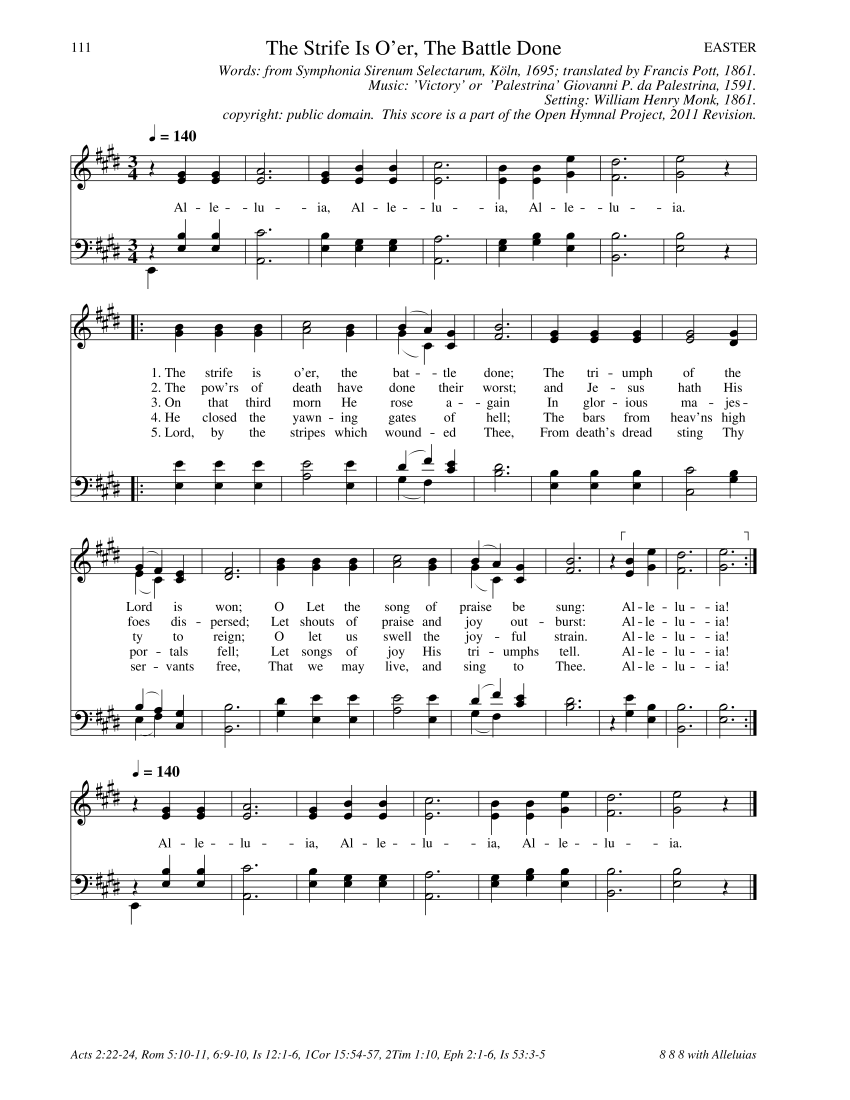
#> input picture Music Recognition/Songs/sharps.jpg, 5100 x 6600 px, found by its file name (shown at 1/6 size)
$ python test.py
#> lines starting #> are read from the running program, lines starting #| are printed output that depends on the picture; after the words box and inside, x2 and y2 are one past the last pixel; in counts of white or black regions, pixels touching at a corner belong together
### Music Recognition/utils_io.py
import fitz
import numpy as np
import cv2 as cv
from scipy.io.wavfile import read, write
from scipy.interpolate import interp1d

# [21 lines left out: functions convert_to_jpg, pdf2jpg, not called in this run]

def import_song(song_file):
#> called with song_file = 'Songs\\sharps.jpg'
    if song_file.endswith('pdf'):
        pdf2jpg(song_file)
        song_file = song_file[:-4] + '.jpg'

    # Read as grayscale
    grayscale_img = cv.imread(song_file, cv.IMREAD_GRAYSCALE)
#> grayscale_img is the input picture: shape (6600, 5100); min 0, max 255, mean 241.7

    # Threshold to black and white
    max_val, min_val, threshold = 255, 0, 127
    _, binary_img = cv.threshold(grayscale_img, threshold, max_val, min_val)
#> binary_img: shape (6600, 5100); 94.7% white; 1181 black regions (2 under 20 px), largest, box (x1, y1, x2, y2) and area: (423, 3220, 4539, 4487) 322560, (423, 1817, 4541, 3065) 312014, (423, 4676, 4539, 5491) 300338
    return binary_img


# [45 lines left out: functions show_image, write_to_WAV, not called in this run]


### Music Recognition/utils_music_munging.py
import cv2 as cv
import numpy as np
import pandas as pd
import matplotlib.pyplot as plt
import pickle
import utils_image_processing as uip
import utils_music_theory as umt
import utils_model as um


# [47 lines left out: functions remove_staff_lines, deprecated_clean_music, not called in this run]


def strip_words(img, margin=2):
#> called with margin = 1.5
    is_line = (img.sum(axis=1)/img.shape[1]) < 127
    line_starts = np.where(
        np.logical_and(~is_line[:-1], is_line[1:])
    )[0]
#> line_starts = 40 values from 931 to 5394
    line_ends = np.where(
        np.logical_and(is_line[:-1], ~is_line[1:])
    )[0]
#> line_ends = 40 values from 935 to 5399
    line_sep = np.diff(line_starts[:5]).mean()
#> line_sep = 37.5
    n_lines = len(line_starts)//5
#> n_lines = 8

    # Remove long line connecting staff and treble
    long_vert_lines = uip.morphology_operation(img.copy(), (10*line_sep, 1), cv.MORPH_CLOSE)
#> in morphology_operation, `morphed_img = cv.morphologyEx(img, operation, kernel)`:
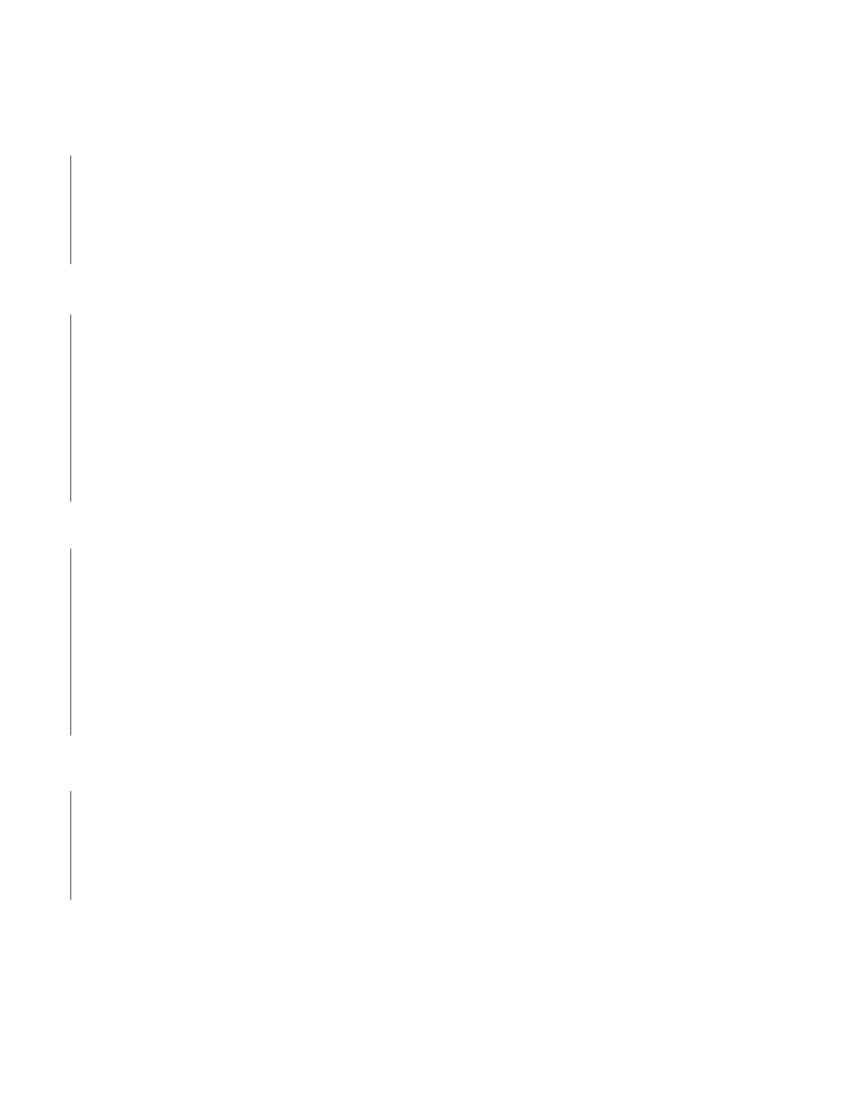
#> morphed_img: shape (6600, 5100) (shown at 1/6 size); 100% white; 4 black regions, box (x1, y1, x2, y2) and area: (423, 1886, 427, 3011) 4490, (423, 3290, 427, 4414) 4488, (423, 4745, 427, 5400) 2610, (423, 932, 427, 1586) 2608
    words_img = ~((~img)&(long_vert_lines))
#> words_img: shape (6600, 5100); 94.8% white; 1185 black regions (2 under 20 px)


    contours, _ = cv.findContours(~words_img, cv.RETR_EXTERNAL, cv.CHAIN_APPROX_SIMPLE)
#> contours = 1138 contours, 1 with area under 20; largest, box (x1, y1, x2, y2) and area: (427, 1817, 4541, 2126) 641958, (427, 4676, 4539, 5010) 641510, (427, 3220, 4539, 3567) 639898, (427, 2762, 4541, 3065) 638930, (427, 862, 4541, 1197) 638185

    cs = sorted(contours, key=cv.contourArea)[::-1]
#> cs has the same summary as contours
    for c in cs[:n_lines]:
        x,y,w,h = cv.boundingRect(c)
        words_img[y:y+h, :] = 0
        cv.floodFill(words_img, None, (int(x+w/2), int(y+h/2)), 255)
#> this loop made 8 passes
#> (y, w, h) on passes 1 to 8: (1817, 4114, 309), (4676, 4112, 334), (3220, 4112, 347), (2762, 4114, 303), (862, 4114, 335), (4131, 4112, 356), (5129, 4112, 362), (1315, 4114, 363)
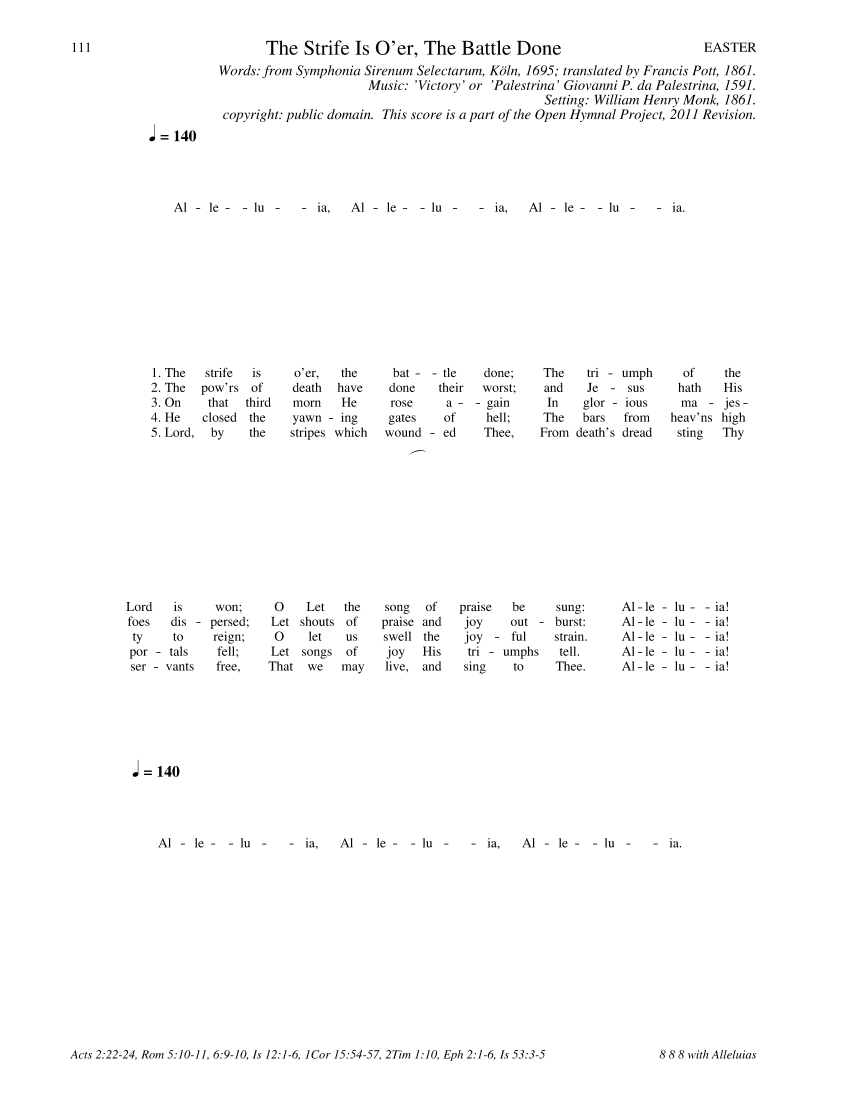
#> words_img: shape (6600, 5100) (shown at 1/6 size); 98.5% white; 1095 black regions, largest, box (x1, y1, x2, y2) and area: (2770, 245, 2842, 328) 2599, (3100, 245, 3184, 328) 2490, (2255, 244, 2337, 330) 2300
    cleaned_img = ~((~img)&(words_img))
    return cleaned_img

def equalize_music_lines(img, margin=4):
    # Remove all-white columns
#> called with margin = 5
    non_white_cols = img.sum(axis=0)<255*img.shape[0]
    img = img[:, non_white_cols]
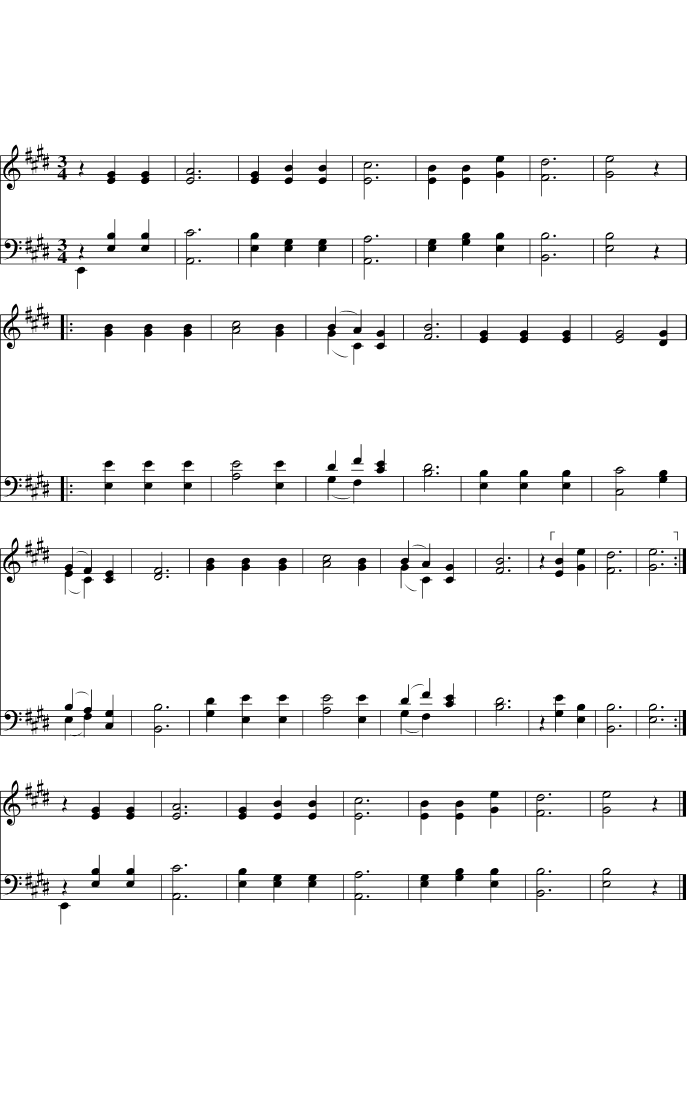
#> img: shape (6600, 4118) (shown at 1/6 size); 95.3% white; 86 black regions (2 under 20 px), largest, box (x1, y1, x2, y2) and area: (0, 3220, 4116, 4487) 322560, (0, 1817, 4118, 3065) 312014, (0, 4676, 4116, 5491) 300338

    # Parse staff lines
    is_line = (img.sum(axis=1)/img.shape[1]) < 127
    is_line_start = np.logical_and(~is_line[:-1], is_line[1:])
    line_starts = np.where(is_line_start)[0]
#> line_starts = 40 values from 931 to 5394
    line_sep = np.diff(line_starts[:4]).mean()
#> line_sep = 37.33
    print(f'Line Separation = {line_sep:.1f}')
#| Line Separation = 37.3
    num_lines = len(line_starts)//5
#> num_lines = 8

    imgs = []
    # Return list of imgs
    for j in range(num_lines):
        top = int(line_starts[5*j] - margin*line_sep)
        bottom = int(line_starts[4+5*j] + margin*line_sep)
        left = int(3.5*line_sep)
        right = int(-1.0*line_sep)
        tempimg = img[top:bottom, left:right].copy()
        for col in range(tempimg.shape[1]):
            if tempimg[-1,col]==0:
                cv.floodFill(tempimg, None, (col,tempimg.shape[0]-1),255)
            if tempimg[0,col]==0:
                cv.floodFill(tempimg, None, (col,0),255)
        imgs.append(tempimg)
#> this loop made 8 passes
#> (top, bottom) on passes 1 to 8: (744, 1267), (1244, 1767), (1698, 2221), (2668, 3191), (3102, 3625), (4072, 4595), (4557, 5080), (5057, 5580)
#> pass 1, in equalize_music_lines, `tempimg = img[top:bottom, left:right].copy()`:
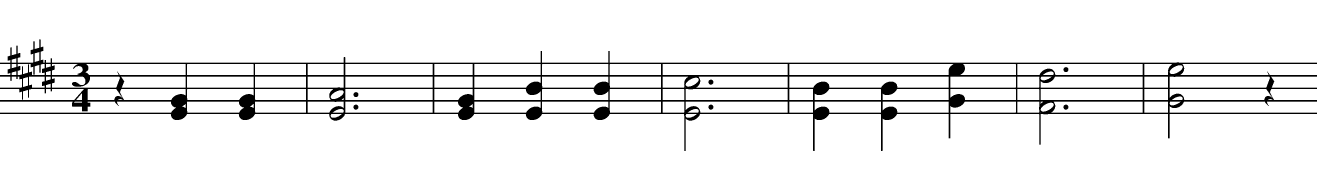
#> tempimg: shape (523, 3951) (shown at 1/3 size); 93.3% white; 7 black regions, largest, box (x1, y1, x2, y2) and area: (0, 118, 3951, 453) 136447, (2125, 239, 2140, 254) 178, (1060, 314, 1075, 329) 178
#> after the loop:
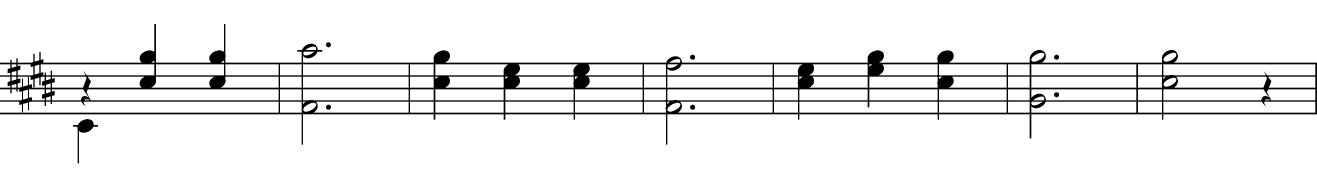
#> tempimg: shape (523, 3951) (shown at 1/3 size); 93.1% white; 8 black regions, largest, box (x1, y1, x2, y2) and area: (0, 72, 3951, 434) 138941, (219, 357, 294, 490) 2060, (978, 314, 993, 329) 180
#> after the loop, imgs = 8 items
    img = np.vstack(imgs)
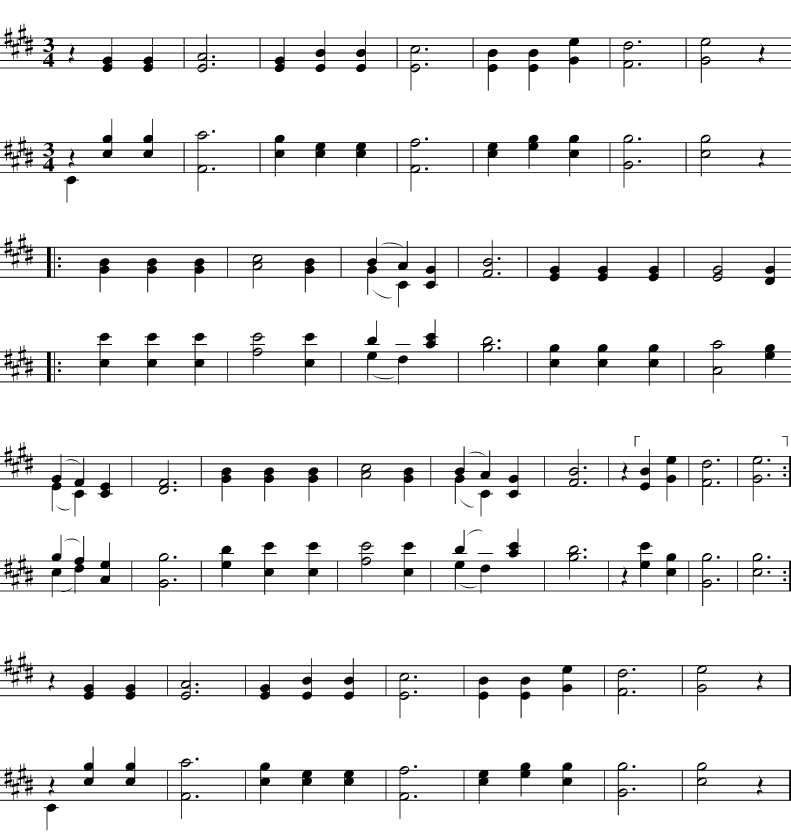
#> img: shape (4184, 3951) (shown at 1/5 size); 92.9% white; 79 black regions (1 under 20 px), largest, box (x1, y1, x2, y2) and area: (0, 2674, 3951, 3030) 149845, (0, 2210, 3951, 2557) 146624, (0, 1663, 3951, 1966) 145698
    return img, line_sep

# [118 lines left out: functions remove_words_from_line, munge_blob_data, parse_song_notes, not called in this run]

### Music Recognition/utils_image_processing.py
# -*- coding: utf-8 -*-
"""
Created on Tue Dec 27 15:41:56 2022

@author: afisher
"""
import numpy as np
import cv2 as cv

# Add 'make_copy' as possible kwarg?

# [15 lines left out: function get_cluster_centers, not called in this run]


def morphology_operation(img, element, operation):
    kernel = np.ones((int(element[0]), int(element[1])), dtype=np.uint8)
    morphed_img = cv.morphologyEx(img, operation, kernel)
    return morphed_img


### Music Recognition/utils_model.py
# -*- coding: utf-8 -*-
"""
Created on Mon Dec 26 17:01:55 2022

@author: afisher
"""
import pickle
import cv2 as cv
import pandas as pd
import numpy as np
import os

from sklearn.ensemble import RandomForestClassifier

training_columns = [
    'area','width','height','aspectratio','extent','solidity','angle'
    ]
data_columns = [
        'state', 'cx', 'cy','area', 'x','y','width',
        'height','aspectratio','extent','solidity', 'angle'
    ]

nonnote_colors = {
        's':(255,0,0), #sharp
        'f':(255,100,100), #flat
        'n':(255,200,200), #natural
        'm':(0,255,255), #measure
        'd':(100,255,255), #dot
        '2':(255,0,255),
        '3':(255,60,255),
        '4':(255,120,255),
        '6':(255,180,255),
        '8':(255,240,255),
        'q':(200,200,255), #1/16th rest
        'w':(100,100,255), #1/8th rest
        'e':(0,0,255), #1/4rest
        'r':(255,255,0), #half rest
        't':(255,255,100), #whole rest
        '\r':(100,100,100)
    }

# [47 lines left out: functions identify_nonnotes_using_model, deprecated_append_measure_lines, label_nonnotes, not called in this run]

def fill_contours_using_model(img, line_sep, fill_value=0):
    if not os.path.exists('model_to_fill_contours.pkl'):
        return img
    model = pickle.load(open('model_to_fill_contours.pkl','rb'))

    contour_data = pd.DataFrame(columns = data_columns)
    get_contour_data(img, contour_data, line_sep)
    X = contour_data[training_columns].values
    contour_data.state = model.predict(X)

    # TO CLEAN?
    for index, row in contour_data.iterrows():
        if row.state==1:
            cv.floodFill(img, None, (int(row.cx), int(row.cy)), fill_value)
    return img

# [45 lines left out: function get_contour_data, not called in this run]

class Filling_Model_Validation():
    # [23 lines left out: function __init__, not called in this run]

    def zoomed_out_image(self):
        return cv.pyrDown(cv.pyrDown(self.img))

    # [56 lines left out: functions selection_callback, roi_callback, save_to_database, not called in this run]

class Identifying_Model_Validation():
    # [29 lines left out: function __init__, not called in this run]

    def zoomed_out_image(self):
        return cv.pyrDown(cv.pyrDown(self.labeled_img))


    # [42 lines left out: functions roi_callback, save_to_database, not called in this run]

### Music Recognition/test.py
# %%
# # -*- coding: utf-8 -*-
"""
Created on Mon Dec 26 19:11:53 2022

@author: afisher
"""
import numpy as np
import pandas as pd
from sklearn.svm import SVC
from sklearn.ensemble import RandomForestClassifier
from sklearn.decomposition import PCA
import matplotlib.pyplot as plt
import seaborn as sns
import utils_model as um
import utils_io as uio
import utils_music_munging as umm
import utils_image_processing as uip
import cv2 as cv
from scipy import ndimage
import os
import pickle


song_file = 'Songs\\sharps.jpg'
raw_music = uio.import_song(song_file)
# # Remove words and equalize line spacing
cleaned_img = umm.strip_words(raw_music.copy(), margin=1.5)
orig, line_sep =  umm.equalize_music_lines(cleaned_img.copy(), margin=5)
#> line_sep = 37.33

line_height = 12*line_sep
#> line_height = 448
# cv.imwrite('Test\\nostaff.jpg', orig)

filled_img = um.fill_contours_using_model(orig.copy(), line_sep)
#> (reads Music Recognition/model_to_fill_contours.pkl from the repository)
#> (the run stopped early here; a loop or call above may not have finished)
